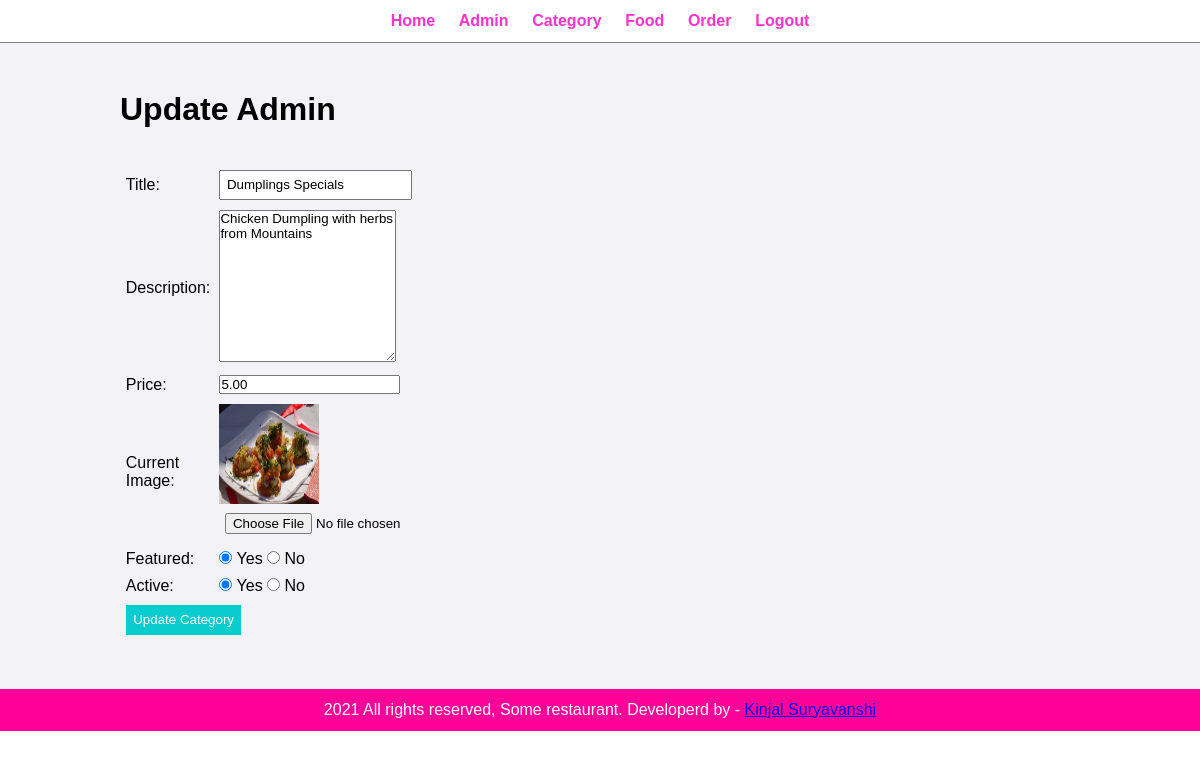
Screenshot of /admin/update-food.php?id=3 (signed in) with the database file from the repository.
### tables this page shows
CREATE TABLE `tbl_food` (
  `id` int(10) UNSIGNED NOT NULL,
  `title` varchar(100) NOT NULL,
  `description` text NOT NULL,
  `price` decimal(10,2) NOT NULL,
  `image_name` varchar(255) NOT NULL,
  `category_id` int(10) UNSIGNED NOT NULL,
  `featured` varchar(10) NOT NULL,
  `active` varchar(10) NOT NULL
);

### admin/update-food.php (the view, shortened to what this page needs)
<?php
include('partials/menu.php');
?>
<?php
if (isset($_GET['id'])) {
    $id =  $_GET['id'];
    $sql = "Select * from tbl_food where id=$id";
    $res = mysqli_query($con, $sql);
    if ($res == true) {
        $count = mysqli_num_rows($res);
        if ($count == 1) {
            $row = mysqli_fetch_assoc($res);
            $title = $row['title'];
            $description = $row['description'];
            $price = $row['price'];
            $image_name = $row['image_name'];
            $featured = $row['featured'];
            $active = $row['active'];
        } else {
            $_SESSION['No_food_found'] = '<div class="error">Category not found</div>';
            header('Location:' . HOME_URL . 'admin/manage-food.php');
        }
    } else {
        header('Location:' . HOME_URL . 'admin/manage-food.php');
    }
}
?>
<div class="main-content">
    <div class="wrapper">
        <h1>Update Admin</h1><br><br>
        <form action="" method="POST" enctype="multipart/form-data">
            <table class="tbl-30">
                <tr>
                    <td>Title: </td>
                    <td><input type="text" name="title" value="<?php echo $title ?>" id="" class="input-field"></td>
                </tr>
                <tr>
                    <td>Description:</td>
                    <td><textarea name="description" value="<?php echo $description; ?>" id="" cols="20" rows="10"><?php echo $description; ?></textarea></td>
                </tr>
                <tr>
                    <td>Price:</td>
                    <td><input type="number" name="price" value="<?php echo $price; ?>" id=""></td>
                </tr>
                <tr>
                    <td>Current Image: </td>
                    <td><?php
                        if ($image_name != '') {
                        ?> <img name='' src="<?php echo HOME_URL . 'images/food/'; ?><?php echo $image_name; ?>" width="100px" height="100px" alt="">
                        <?php
                        } else {
                            echo '<div class="error">Image not added</div>';
                        }
                        ?>
                        <input type="file" name="current_image" value="" id="" class="input-field">
                    </td>
                </tr>
                <tr>
                    <td>Featured: </td>
                    <td><input <?php if ($featured == 'yes') {
                                    echo 'checked';
                                } ?> type="radio" name="featured" value="yes" id=""> Yes
                        <input <?php if ($featured == 'no') {
                                    echo 'checked';
                                } ?> type="radio" name="featured" value="no" id=""> No
                    </td>
                </tr>
                <tr>
                    <td>Active:</td>
                    <td><input <?php if ($active == 'yes') {
                                    echo ' checked';
                                } ?> type="radio" name="active" value="yes"> Yes
                        <input <?php if ($active == 'no') {
                                    echo 'checked';
                                } ?> type="radio" name="active" value="no" id=""> No
                    </td>
                </tr>
                <tr>
                    <td colspan="2">
                        <input type="submit" name="submit" value="Update Category" class="btn-secondary" id="">
                    </td>
                </tr>
            </table>
        </form>
    </div>
</div>
<?php
include('partials/footer.php');
?>

### css/admin.css (style rules this page uses)
* { margin: 0; padding: 0; font-family: Arial, Helvetica, sans-serif; }
.wrapper { padding: 1%; width: 80%; margin: 0 auto; }
.main-content { padding: 3% 0;; background-color: #f3f2f6; }
table tr td { padding: 1%; }
.tbl-30 { width: 40%; }
.input-field { padding: 2%; }
.btn-secondary { background-color:rgb(9, 204, 207); padding: 2%; color: white; text-decoration: none; border:none; }

### rows the page displays
tbl_food: title "Dumplings Specials", description "Chicken Dumpling with herbs from Mountains", price "5.00", image_name (picture), featured "☑", active "☑"
